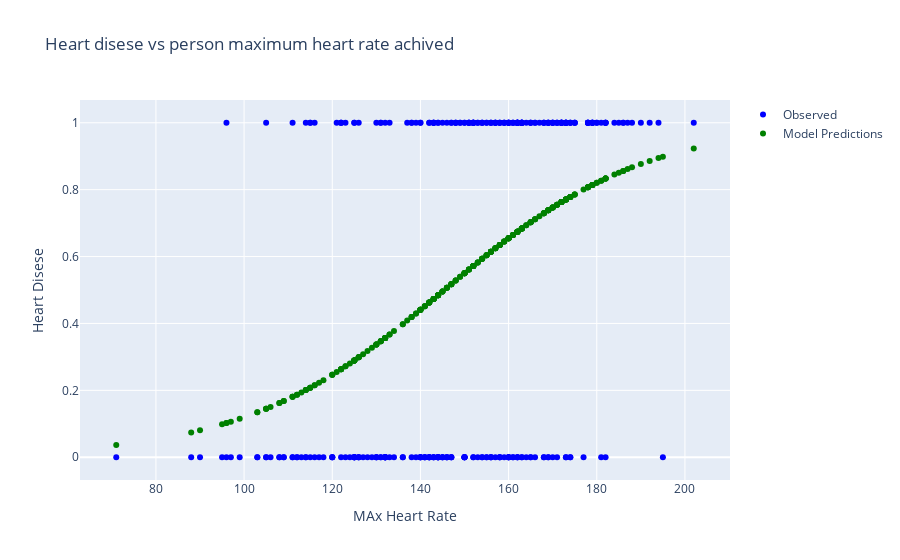

Source (notebook cell):
### Code cell
import plotly.graph_objects as go

fig = go.Figure()
fig.add_trace(go.Scatter(x=prediction_df['thalach'], y = prediction_df['target'], mode = 'markers', name='Observed', 
                        marker = {'color': 'blue'}))

fig.add_trace(go.Scatter(x=prediction_df['thalach'], y = prediction_df['Sk Learn Probability'], mode = 'markers', name='Model Predictions', 
                        marker = {'color': 'green'}))

fig.update_layout(
    title=" Heart disese vs person maximum heart rate achived",
    xaxis_title="MAx Heart Rate",
    yaxis_title="Heart Disese"
)

fig.show()

### Figure 1 — Plotly figure (JSON) as saved in the notebook; plotly's stock layout.template omitted (floating-point values rounded to 4 significant figures; data arrays with more than 128 entries replaced by an {"elided": "..."} marker saying what was removed)
{"data": [{"marker": {"color": "blue"}, "mode": "markers", "name": "Observed", "type": "scatter", "x": {"elided": "303 int values"}, "y": {"elided": "303 int values"}}, {"marker": {"color": "green"}, "mode": "markers", "name": "Model Predictions", "type": "scatter", "x": {"elided": "303 int values"}, "y": {"elided": "303 float values"}}], "layout": {"title": {"text": " Heart disese vs person maximum heart rate achived"}, "xaxis": {"title": {"text": "MAx Heart Rate"}}, "yaxis": {"title": {"text": "Heart Disese"}}}}
